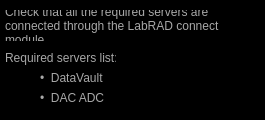
<?xml version="1.0" encoding="UTF-8"?>
<ui version="4.0">
 <class>Dialog</class>
 <widget class="QDialog" name="Dialog">
  <property name="geometry">
   <rect>
    <x>0</x>
    <y>0</y>
    <width>265</width>
    <height>120</height>
   </rect>
  </property>
  <property name="windowTitle">
   <string>nSOT Charactizer Server List</string>
  </property>
  <property name="windowIcon">
   <iconset>
    <normaloff>:/nSOTScanner/Pictures/jj_schema.svg</normaloff>:/nSOTScanner/Pictures/jj_schema.svg</iconset>
  </property>
  <property name="styleSheet">
   <string notr="true">background: black</string>
  </property>
  <widget class="QLabel" name="label">
   <property name="geometry">
    <rect>
     <x>5</x>
     <y>50</y>
     <width>111</width>
     <height>16</height>
    </rect>
   </property>
   <property name="styleSheet">
    <string notr="true">#label{
color: rgb(168,168,168)
}</string>
   </property>
   <property name="text">
    <string>Required servers list: </string>
   </property>
  </widget>
  <widget class="QLabel" name="label_2">
   <property name="geometry">
    <rect>
     <x>40</x>
     <y>70</y>
     <width>111</width>
     <height>16</height>
    </rect>
   </property>
   <property name="styleSheet">
    <string notr="true">#label_2{
color: rgb(168,168,168)
}</string>
   </property>
   <property name="text">
    <string>•  DataVault</string>
   </property>
  </widget>
  <widget class="QLabel" name="label_3">
   <property name="geometry">
    <rect>
     <x>5</x>
     <y>10</y>
     <width>241</width>
     <height>31</height>
    </rect>
   </property>
   <property name="styleSheet">
    <string notr="true">#label_3{
color: rgb(168,168,168)
}</string>
   </property>
   <property name="text">
    <string>Check that all the required servers are connected through the LabRAD connect module. </string>
   </property>
   <property name="wordWrap">
    <bool>true</bool>
   </property>
  </widget>
  <widget class="QLabel" name="label_6">
   <property name="geometry">
    <rect>
     <x>40</x>
     <y>90</y>
     <width>111</width>
     <height>16</height>
    </rect>
   </property>
   <property name="styleSheet">
    <string notr="true">#label_6{
color: rgb(168,168,168)
}</string>
   </property>
   <property name="text">
    <string>•  DAC ADC</string>
   </property>
  </widget>
 </widget>
 <resources>
  <include location="../Resources/DEMONSResources.qrc"/>
 </resources>
 <connections/>
</ui>
